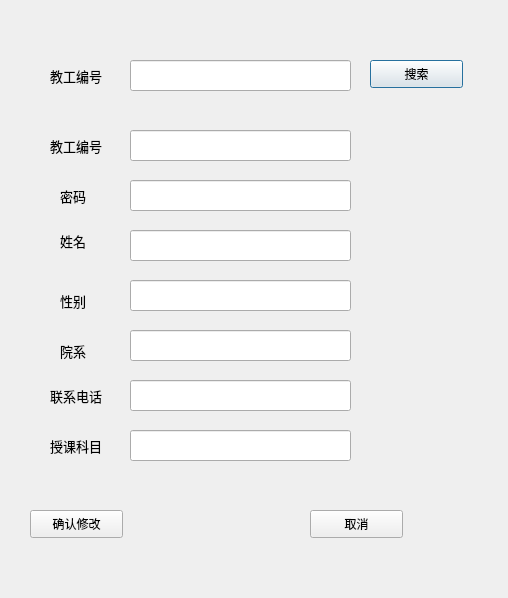
<?xml version="1.0" encoding="UTF-8"?>
<ui version="4.0">
 <class>change_teacher</class>
 <widget class="QDialog" name="change_teacher">
  <property name="geometry">
   <rect>
    <x>0</x>
    <y>0</y>
    <width>508</width>
    <height>598</height>
   </rect>
  </property>
  <property name="windowTitle">
   <string>Dialog</string>
  </property>
  <widget class="QPushButton" name="pushButton">
   <property name="geometry">
    <rect>
     <x>370</x>
     <y>60</y>
     <width>93</width>
     <height>28</height>
    </rect>
   </property>
   <property name="text">
    <string>搜索</string>
   </property>
  </widget>
  <widget class="QLineEdit" name="lineEdit">
   <property name="geometry">
    <rect>
     <x>130</x>
     <y>60</y>
     <width>221</width>
     <height>31</height>
    </rect>
   </property>
  </widget>
  <widget class="QLabel" name="label">
   <property name="geometry">
    <rect>
     <x>50</x>
     <y>60</y>
     <width>71</width>
     <height>31</height>
    </rect>
   </property>
   <property name="font">
    <font>
     <family>方正粗圆宋简体</family>
     <pointsize>10</pointsize>
    </font>
   </property>
   <property name="text">
    <string>教工编号</string>
   </property>
  </widget>
  <widget class="QLabel" name="label_2">
   <property name="geometry">
    <rect>
     <x>60</x>
     <y>230</y>
     <width>61</width>
     <height>21</height>
    </rect>
   </property>
   <property name="font">
    <font>
     <family>方正粗圆宋简体</family>
     <pointsize>10</pointsize>
    </font>
   </property>
   <property name="text">
    <string>姓名</string>
   </property>
  </widget>
  <widget class="QLabel" name="label_3">
   <property name="geometry">
    <rect>
     <x>50</x>
     <y>130</y>
     <width>71</width>
     <height>31</height>
    </rect>
   </property>
   <property name="font">
    <font>
     <family>方正粗圆宋简体</family>
     <pointsize>10</pointsize>
    </font>
   </property>
   <property name="text">
    <string>教工编号</string>
   </property>
  </widget>
  <widget class="QLineEdit" name="idlineEdit">
   <property name="geometry">
    <rect>
     <x>130</x>
     <y>130</y>
     <width>221</width>
     <height>31</height>
    </rect>
   </property>
  </widget>
  <widget class="QLineEdit" name="namelineEdit">
   <property name="geometry">
    <rect>
     <x>130</x>
     <y>230</y>
     <width>221</width>
     <height>31</height>
    </rect>
   </property>
  </widget>
  <widget class="QLabel" name="label_5">
   <property name="geometry">
    <rect>
     <x>60</x>
     <y>280</y>
     <width>41</width>
     <height>41</height>
    </rect>
   </property>
   <property name="font">
    <font>
     <family>方正粗圆宋简体</family>
     <pointsize>10</pointsize>
    </font>
   </property>
   <property name="text">
    <string>性别</string>
   </property>
  </widget>
  <widget class="QLabel" name="label_10">
   <property name="geometry">
    <rect>
     <x>50</x>
     <y>380</y>
     <width>81</width>
     <height>31</height>
    </rect>
   </property>
   <property name="font">
    <font>
     <family>方正粗圆宋简体</family>
     <pointsize>10</pointsize>
    </font>
   </property>
   <property name="text">
    <string>联系电话</string>
   </property>
  </widget>
  <widget class="QLabel" name="label_6">
   <property name="geometry">
    <rect>
     <x>60</x>
     <y>340</y>
     <width>41</width>
     <height>21</height>
    </rect>
   </property>
   <property name="font">
    <font>
     <family>方正粗圆宋简体</family>
     <pointsize>10</pointsize>
    </font>
   </property>
   <property name="text">
    <string>院系</string>
   </property>
  </widget>
  <widget class="QLineEdit" name="tellineEdit">
   <property name="geometry">
    <rect>
     <x>130</x>
     <y>380</y>
     <width>221</width>
     <height>31</height>
    </rect>
   </property>
  </widget>
  <widget class="QLineEdit" name="SexlineEdit">
   <property name="geometry">
    <rect>
     <x>130</x>
     <y>280</y>
     <width>221</width>
     <height>31</height>
    </rect>
   </property>
  </widget>
  <widget class="QLineEdit" name="yuanxilineEdit">
   <property name="geometry">
    <rect>
     <x>130</x>
     <y>330</y>
     <width>221</width>
     <height>31</height>
    </rect>
   </property>
  </widget>
  <widget class="QLabel" name="label_4">
   <property name="geometry">
    <rect>
     <x>50</x>
     <y>430</y>
     <width>81</width>
     <height>31</height>
    </rect>
   </property>
   <property name="font">
    <font>
     <family>方正粗圆宋简体</family>
     <pointsize>10</pointsize>
    </font>
   </property>
   <property name="text">
    <string>授课科目</string>
   </property>
  </widget>
  <widget class="QLineEdit" name="sublineEdit">
   <property name="geometry">
    <rect>
     <x>130</x>
     <y>430</y>
     <width>221</width>
     <height>31</height>
    </rect>
   </property>
  </widget>
  <widget class="QLabel" name="label_7">
   <property name="geometry">
    <rect>
     <x>60</x>
     <y>180</y>
     <width>51</width>
     <height>31</height>
    </rect>
   </property>
   <property name="font">
    <font>
     <family>方正粗圆宋简体</family>
     <pointsize>10</pointsize>
    </font>
   </property>
   <property name="text">
    <string>密码</string>
   </property>
  </widget>
  <widget class="QLineEdit" name="passwordlineEdit">
   <property name="geometry">
    <rect>
     <x>130</x>
     <y>180</y>
     <width>221</width>
     <height>31</height>
    </rect>
   </property>
  </widget>
  <widget class="QPushButton" name="pushButton_3">
   <property name="geometry">
    <rect>
     <x>310</x>
     <y>510</y>
     <width>93</width>
     <height>28</height>
    </rect>
   </property>
   <property name="text">
    <string>取消</string>
   </property>
  </widget>
  <widget class="QPushButton" name="pushButton_2">
   <property name="geometry">
    <rect>
     <x>30</x>
     <y>510</y>
     <width>93</width>
     <height>28</height>
    </rect>
   </property>
   <property name="text">
    <string>确认修改</string>
   </property>
  </widget>
 </widget>
 <resources/>
 <connections/>
</ui>
